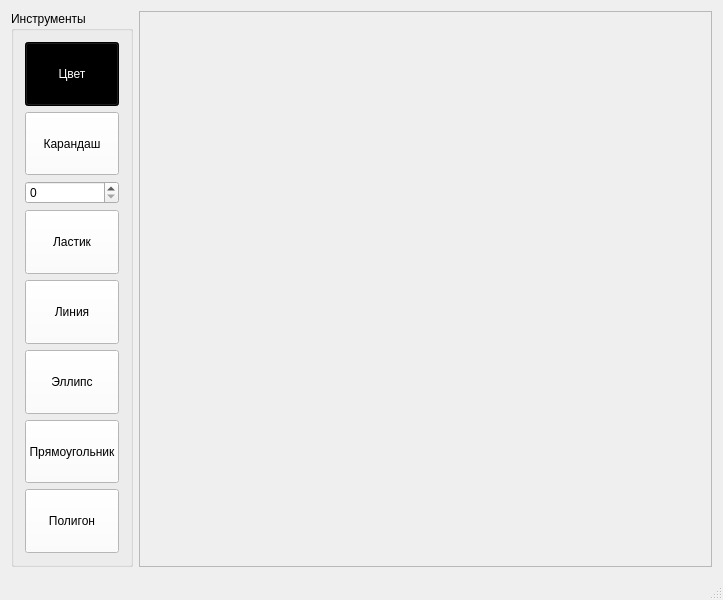
<?xml version="1.0" encoding="UTF-8"?>
<ui version="4.0">
 <class>MainWindow</class>
 <widget class="QMainWindow" name="MainWindow">
  <property name="geometry">
   <rect>
    <x>0</x>
    <y>0</y>
    <width>723</width>
    <height>600</height>
   </rect>
  </property>
  <property name="minimumSize">
   <size>
    <width>300</width>
    <height>600</height>
   </size>
  </property>
  <property name="mouseTracking">
   <bool>true</bool>
  </property>
  <property name="windowTitle">
   <string>ImageEditor</string>
  </property>
  <widget class="QWidget" name="centralWidget">
   <layout class="QGridLayout" name="gridLayout">
    <item row="0" column="0">
     <widget class="QGroupBox" name="groupBox">
      <property name="maximumSize">
       <size>
        <width>200</width>
        <height>16777215</height>
       </size>
      </property>
      <property name="title">
       <string>Инструменты</string>
      </property>
      <layout class="QGridLayout" name="gridLayout_2">
       <item row="3" column="0">
        <widget class="QPushButton" name="pushButton_2">
         <property name="minimumSize">
          <size>
           <width>40</width>
           <height>40</height>
          </size>
         </property>
         <property name="maximumSize">
          <size>
           <width>150</width>
           <height>80</height>
          </size>
         </property>
         <property name="styleSheet">
          <string notr="true">background-color: rgb(255, 255, 255);</string>
         </property>
         <property name="text">
          <string>Ластик</string>
         </property>
        </widget>
       </item>
       <item row="9" column="0">
        <widget class="QPushButton" name="pushButton_6">
         <property name="minimumSize">
          <size>
           <width>40</width>
           <height>40</height>
          </size>
         </property>
         <property name="maximumSize">
          <size>
           <width>150</width>
           <height>80</height>
          </size>
         </property>
         <property name="styleSheet">
          <string notr="true">background-color: rgb(255, 255, 255);</string>
         </property>
         <property name="text">
          <string>Полигон</string>
         </property>
        </widget>
       </item>
       <item row="6" column="0">
        <widget class="QPushButton" name="pushButton_3">
         <property name="minimumSize">
          <size>
           <width>40</width>
           <height>40</height>
          </size>
         </property>
         <property name="maximumSize">
          <size>
           <width>150</width>
           <height>80</height>
          </size>
         </property>
         <property name="styleSheet">
          <string notr="true">background-color: rgb(255, 255, 255);</string>
         </property>
         <property name="text">
          <string>Линия</string>
         </property>
        </widget>
       </item>
       <item row="7" column="0">
        <widget class="QPushButton" name="pushButton_4">
         <property name="minimumSize">
          <size>
           <width>40</width>
           <height>40</height>
          </size>
         </property>
         <property name="maximumSize">
          <size>
           <width>150</width>
           <height>80</height>
          </size>
         </property>
         <property name="styleSheet">
          <string notr="true">background-color: rgb(255, 255, 255);</string>
         </property>
         <property name="text">
          <string>Эллипс</string>
         </property>
        </widget>
       </item>
       <item row="1" column="0">
        <widget class="QPushButton" name="pushButton_1">
         <property name="minimumSize">
          <size>
           <width>40</width>
           <height>40</height>
          </size>
         </property>
         <property name="maximumSize">
          <size>
           <width>180</width>
           <height>80</height>
          </size>
         </property>
         <property name="styleSheet">
          <string notr="true">background-color: rgb(255, 255, 255);</string>
         </property>
         <property name="text">
          <string>Карандаш</string>
         </property>
        </widget>
       </item>
       <item row="0" column="0">
        <widget class="QPushButton" name="pushButton">
         <property name="minimumSize">
          <size>
           <width>40</width>
           <height>40</height>
          </size>
         </property>
         <property name="maximumSize">
          <size>
           <width>150</width>
           <height>80</height>
          </size>
         </property>
         <property name="styleSheet">
          <string notr="true">background-color: rgb(0, 0, 0);
color: rgb(255, 255, 255);</string>
         </property>
         <property name="text">
          <string>Цвет</string>
         </property>
        </widget>
       </item>
       <item row="8" column="0">
        <widget class="QPushButton" name="pushButton_5">
         <property name="minimumSize">
          <size>
           <width>40</width>
           <height>40</height>
          </size>
         </property>
         <property name="maximumSize">
          <size>
           <width>150</width>
           <height>80</height>
          </size>
         </property>
         <property name="styleSheet">
          <string notr="true">background-color: rgb(255, 255, 255);</string>
         </property>
         <property name="text">
          <string>Прямоугольник</string>
         </property>
        </widget>
       </item>
       <item row="2" column="0">
        <widget class="QSpinBox" name="spinBox"/>
       </item>
      </layout>
     </widget>
    </item>
    <item row="0" column="1">
     <widget class="QScrollArea" name="scrollArea">
      <property name="widgetResizable">
       <bool>true</bool>
      </property>
      <property name="alignment">
       <set>Qt::AlignCenter</set>
      </property>
      <widget class="QWidget" name="scrollAreaWidgetContents">
       <property name="geometry">
        <rect>
         <x>0</x>
         <y>0</y>
         <width>587</width>
         <height>537</height>
        </rect>
       </property>
      </widget>
     </widget>
    </item>
   </layout>
  </widget>
  <widget class="QMenuBar" name="menuBar">
   <property name="geometry">
    <rect>
     <x>0</x>
     <y>0</y>
     <width>723</width>
     <height>21</height>
    </rect>
   </property>
  </widget>
  <widget class="QStatusBar" name="statusBar"/>
 </widget>
 <layoutdefault spacing="6" margin="11"/>
 <resources/>
 <connections>
  <connection>
   <sender>pushButton_1</sender>
   <signal>clicked()</signal>
   <receiver>MainWindow</receiver>
   <slot>pen()</slot>
   <hints>
    <hint type="sourcelabel">
     <x>44</x>
     <y>97</y>
    </hint>
    <hint type="destinationlabel">
     <x>90</x>
     <y>36</y>
    </hint>
   </hints>
  </connection>
  <connection>
   <sender>pushButton_2</sender>
   <signal>clicked()</signal>
   <receiver>MainWindow</receiver>
   <slot>lastic()</slot>
   <hints>
    <hint type="sourcelabel">
     <x>65</x>
     <y>159</y>
    </hint>
    <hint type="destinationlabel">
     <x>86</x>
     <y>110</y>
    </hint>
   </hints>
  </connection>
  <connection>
   <sender>pushButton_3</sender>
   <signal>clicked()</signal>
   <receiver>MainWindow</receiver>
   <slot>line()</slot>
   <hints>
    <hint type="sourcelabel">
     <x>45</x>
     <y>191</y>
    </hint>
    <hint type="destinationlabel">
     <x>86</x>
     <y>189</y>
    </hint>
   </hints>
  </connection>
  <connection>
   <sender>pushButton_4</sender>
   <signal>clicked()</signal>
   <receiver>MainWindow</receiver>
   <slot>ellipse()</slot>
   <hints>
    <hint type="sourcelabel">
     <x>34</x>
     <y>239</y>
    </hint>
    <hint type="destinationlabel">
     <x>87</x>
     <y>246</y>
    </hint>
   </hints>
  </connection>
  <connection>
   <sender>pushButton_5</sender>
   <signal>clicked()</signal>
   <receiver>MainWindow</receiver>
   <slot>rectangle()</slot>
   <hints>
    <hint type="sourcelabel">
     <x>44</x>
     <y>302</y>
    </hint>
    <hint type="destinationlabel">
     <x>87</x>
     <y>291</y>
    </hint>
   </hints>
  </connection>
  <connection>
   <sender>pushButton_6</sender>
   <signal>clicked()</signal>
   <receiver>MainWindow</receiver>
   <slot>polygon()</slot>
   <hints>
    <hint type="sourcelabel">
     <x>48</x>
     <y>342</y>
    </hint>
    <hint type="destinationlabel">
     <x>85</x>
     <y>346</y>
    </hint>
   </hints>
  </connection>
  <connection>
   <sender>pushButton</sender>
   <signal>clicked()</signal>
   <receiver>MainWindow</receiver>
   <slot>setColor()</slot>
   <hints>
    <hint type="sourcelabel">
     <x>91</x>
     <y>335</y>
    </hint>
    <hint type="destinationlabel">
     <x>436</x>
     <y>283</y>
    </hint>
   </hints>
  </connection>
 </connections>
 <slots>
  <slot>open()</slot>
  <slot>pen()</slot>
  <slot>setColor()</slot>
  <slot>lastic()</slot>
  <slot>brush()</slot>
  <slot>drawLine()</slot>
  <slot>line()</slot>
  <slot>drawEllipse()</slot>
  <slot>ellipse()</slot>
  <slot>rectangle()</slot>
  <slot>polygon()</slot>
  <slot>bezie()</slot>
  <slot>scale(int)</slot>
 </slots>
</ui>
